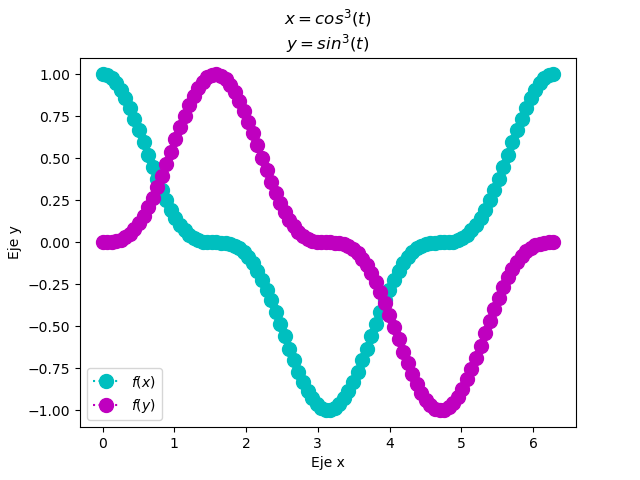

This chart was generated by the following Python code:
import numpy as np
from matplotlib import pyplot as plt
import math

xpoints = np.linspace(0,2*np.pi,100)
def f(x):
    return (np.power(np.cos(xpoints),3))
plt.plot(xpoints,f(xpoints),'o:c', ms=10)
plt.title('$x=cos^{3}(t)$\n$y=sin^{3}(t)$')
plt.ylabel('Eje y')
plt.xlabel('Eje x')

def t(x):
    return (np.sin(xpoints)**3)
plt.plot(xpoints,t(xpoints),'o:m', ms =10)
plt.legend(['$f(x)$','$f(y)$'])
plt.show()
